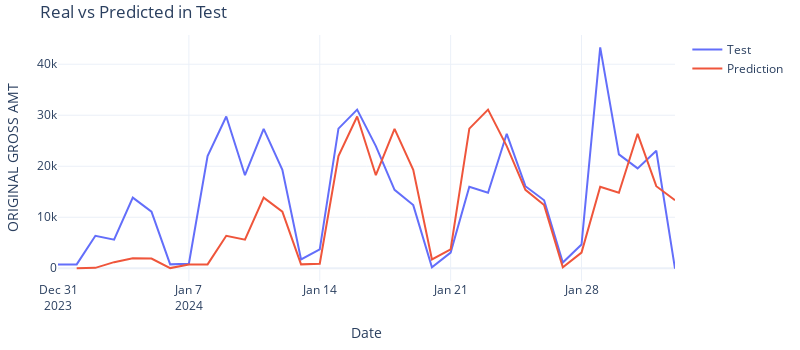

The code cell stored with this chart in its notebook:
### Code cell
fig = go.Figure()
trace1 = go.Scatter(x=dataTest.index, y=dataTest['ORIGINAL GROSS AMT'], name="Test", mode="lines")
trace2 = go.Scatter(x=predictions.index, y=predictions['pred'], name="Prediction", mode="lines")
fig.add_trace(trace1)
fig.add_trace(trace2)
fig.update_layout(
    template = 'plotly_white',
    title="Real vs Predicted in Test",
    xaxis_title="Date",
    yaxis_title='ORIGINAL GROSS AMT',
    width=800,
    height=350,
    margin=dict(l=20, r=20, t=35, b=20),
)
fig.show()
